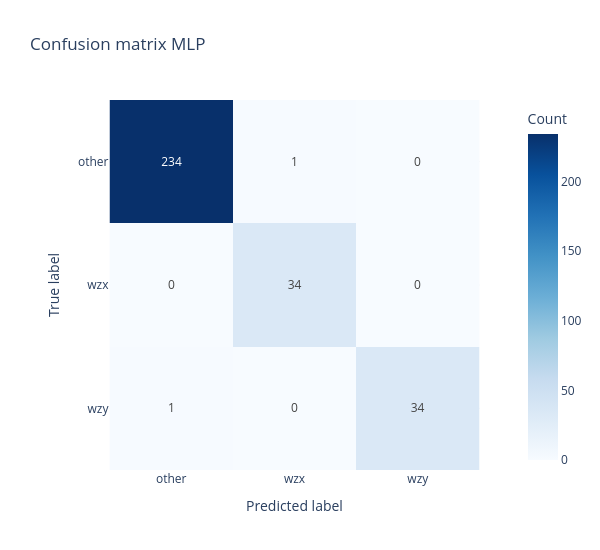

Notebook source saved alongside this figure:
### Code cell
labels = model.classes_
cm = confusion_matrix(y_test, y_pred, labels=labels)

fig = px.imshow(
    cm,
    x=labels,
    y=labels,
    text_auto=True,
    color_continuous_scale="Blues",
    labels={"x": "Predicted label", "y": "True label", "color": "Count"},
    title="Confusion matrix MLP",
    width=600,
    height=550,
)
fig.update_layout(template="plotly_white")
fig.show()

### Figure 1 — Plotly figure (JSON) as saved in the notebook; plotly's stock layout.template omitted (floating-point values rounded to 4 significant figures)
{"data": [{"coloraxis": "coloraxis", "name": "0", "texttemplate": "%{z}", "x": ["other", "wzx", "wzy"], "y": ["other", "wzx", "wzy"], "z": [[234, 1, 0], [0, 34, 0], [1, 0, 34]], "type": "heatmap", "xaxis": "x", "yaxis": "y", "hovertemplate": "Predicted label: %{x}<br>True label: %{y}<br>Count: %{z}<extra></extra>"}], "layout": {"xaxis": {"anchor": "y", "domain": [0.0, 1.0], "scaleanchor": "y", "constrain": "domain", "title": {"text": "Predicted label"}}, "yaxis": {"anchor": "x", "domain": [0.0, 1.0], "autorange": "reversed", "constrain": "domain", "title": {"text": "True label"}}, "coloraxis": {"colorbar": {"title": {"text": "Count"}}, "colorscale": [[0.0, "rgb(247,251,255)"], [0.125, "rgb(222,235,247)"], [0.25, "rgb(198,219,239)"], [0.375, "rgb(158,202,225)"], [0.5, "rgb(107,174,214)"], [0.625, "rgb(66,146,198)"], [0.75, "rgb(33,113,181)"], [0.875, "rgb(8,81,156)"], [1.0, "rgb(8,48,107)"]], "autocolorscale": false}, "title": {"text": "Confusion matrix MLP"}, "height": 550, "width": 600}}
